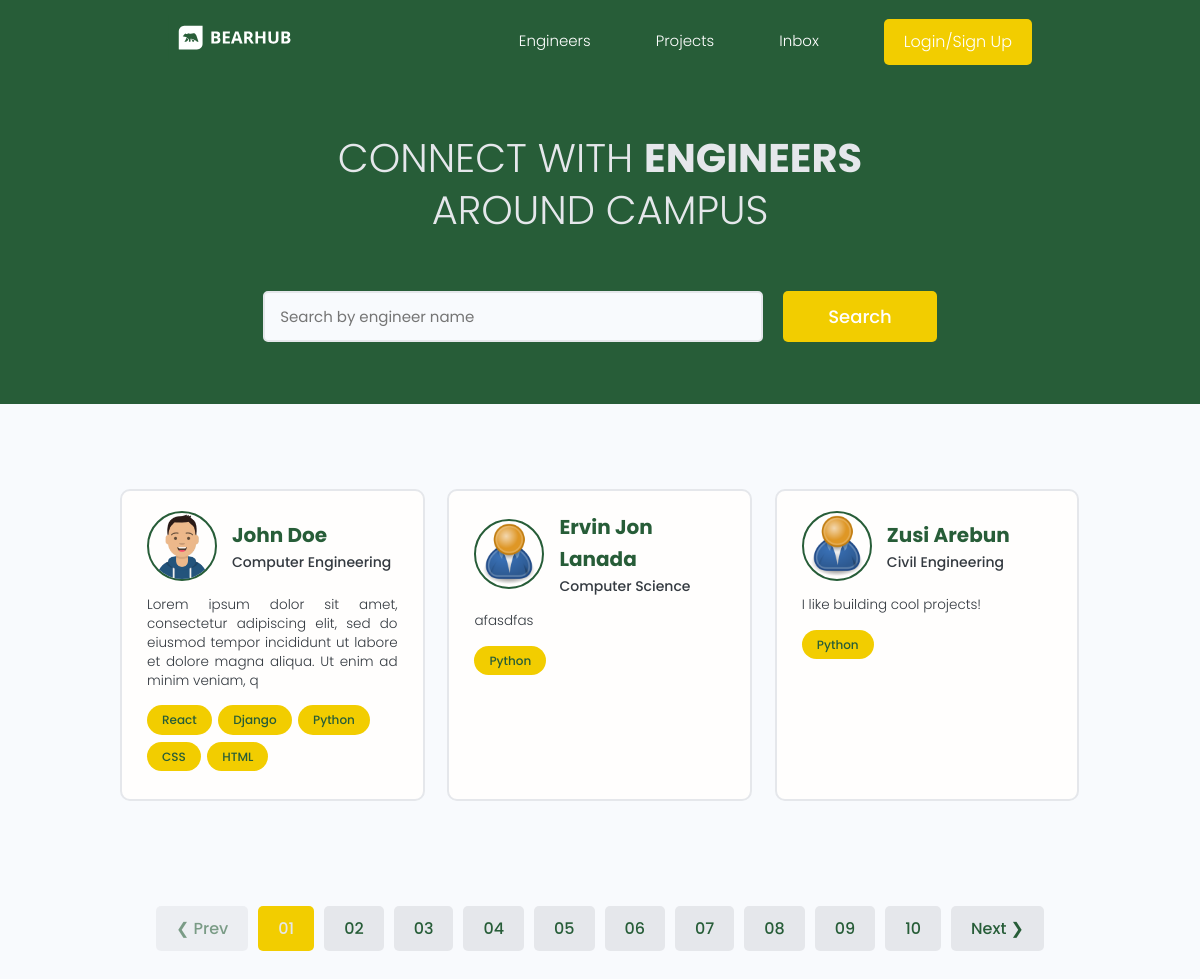
The app's page /, older data.
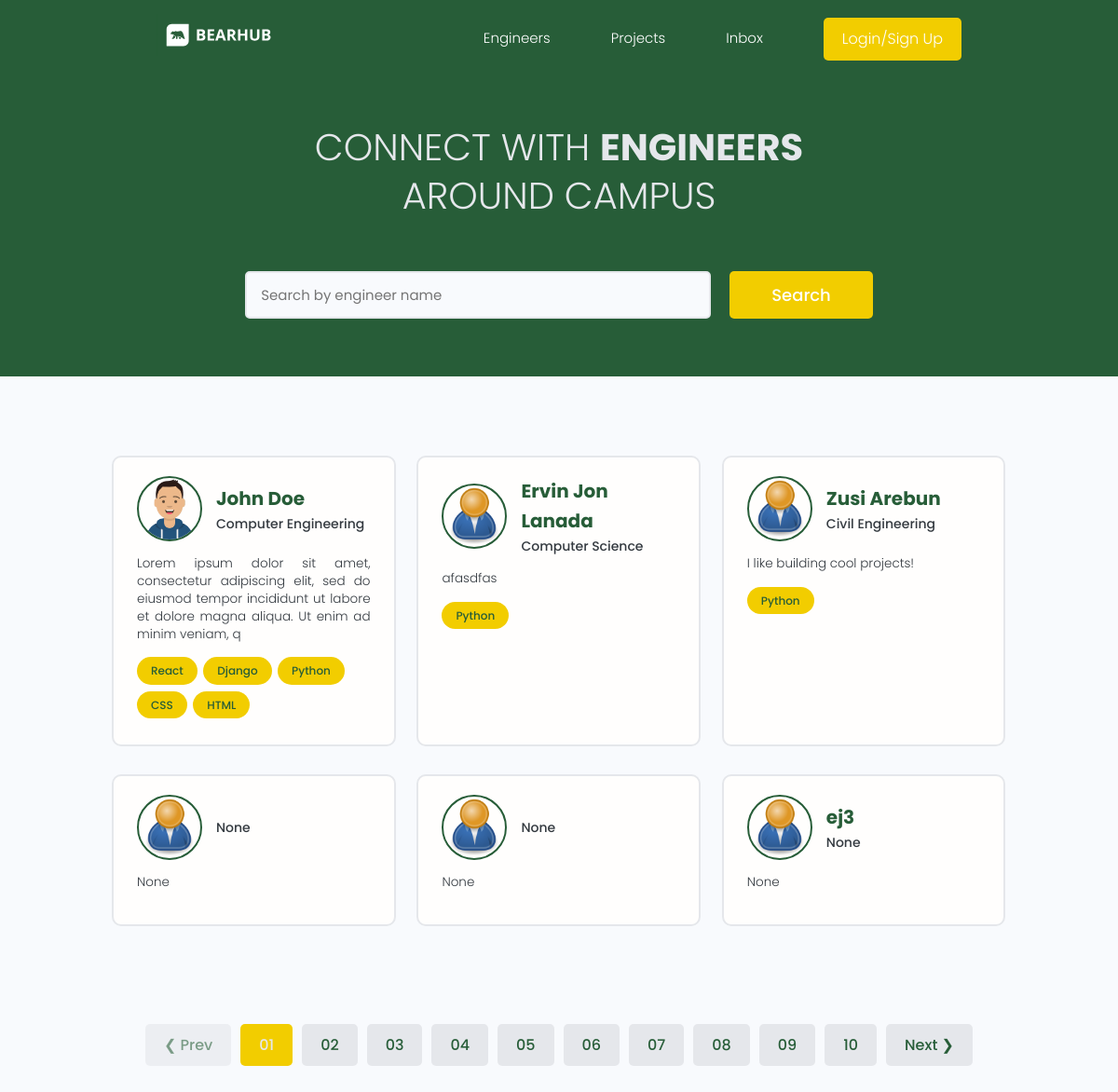
The same page, newer data.
### users/models.py (models this page shows, shortened)
class Profile(models.Model):
    user = models.OneToOneField(User, on_delete=models.CASCADE, null=True, blank=True)
    name = models.CharField(max_length=200, blank=True, null=True)
    email = models.EmailField(max_length=500, blank=True, null=True)
    username =  models.CharField(max_length=200, blank=True, null=True)
    major =  models.CharField(max_length=200, blank=True, null=True)
    headline = models.CharField(max_length=200, blank=True, null=True)
    bio = models.TextField(blank=True, null=True)
    profile_image = models.ImageField(null=True, blank=True, upload_to='profiles/', default="profiles/user-default.png")
    social_github = models.CharField(max_length=200, blank=True, null=True)
    social_stackoverflow = models.CharField(max_length=200, blank=True, null=True)
    social_twitter = models.CharField(max_length=200, blank=True, null=True)
    social_linkedin = models.CharField(max_length=200, blank=True, null=True)
    social_website = models.CharField(max_length=200, blank=True, null=True)
    created = models.DateTimeField(auto_now_add=True)
    id = models.UUIDField(default=uuid.uuid4, unique=True, primary_key=True, editable=False)

class Skill(models.Model):
    owner = models.ForeignKey(Profile, on_delete=models.CASCADE, null=True, blank=True)
    name = models.CharField(max_length=200, blank=True, null=True)
    description = models.TextField(null=True, blank=True)
    created = models.DateTimeField(auto_now_add=True)
    id = models.UUIDField(default=uuid.uuid4, unique=True, primary_key=True, editable=False)
    def __str__(self):
        return str(self.name)

### users/views.py (the view)
# urls.py: path('', views.profiles, name="profiles"),
def profiles(request):
    profiles = Profile.objects.all()
    context = {'profiles': profiles}
    return render(request, 'users/profiles.html', context)

### users/templates/users/profiles.html (shortened to what this page needs)
{% extends 'main.html' %}
{% block content %}
  <main class="home">
    <section class="hero-section text-center">
      <div class="container container--narrow">
        <div class="hero-section__box">
          <h2>CONNECT WITH <span>Engineers</span></h2>
          <h2>AROUND CAMPUS</h2>
        </div>
        <div class="hero-section__search">
          <form class="form" action="#" method="get">
            <div class="form__field">
              <input class="input input--text" id="formInput#search" type="text" name="text"
                placeholder="Search by engineer name" />
            </div>
            <input class="btn btn--sub btn--lg" type="submit" value="Search" />
          </form>
        </div>
      </div>
    </section>
    <section class="devlist">
      <div class="container">
        <div class="grid grid--three">
            {% for profile in profiles %}
            <div class="column card">
                <div class="dev">
                <a href="{% url 'user-profile' profile.id %}" class="card__body">
                    <div class="dev__profile">
                    <img class="avatar avatar--md" src="{{ profile.profile_image.url }}" alt="image" />
                    <div class="dev__meta">
                        <h3>{{profile.name}}</h3>
                        <h5>{{profile.major|slice:"60"}}</h5>
                    </div>
                    </div>
                    <p class="dev__info">{{profile.bio|slice:"150"}}</p>
                    <div class="dev__skills">
                    {% for skill in profile.skill_set.all|slice:"5" %}
                    <span class="tag tag--pill tag--main">
                        <small>{{skill}}</small>
                    </span>
                    {% endfor %}
                    </div>
                </a>
                </div>
            </div>
            {% endfor %}
        </div>
      </div>
    </section>
    <div class="pagination">
      <ul class="container">
        <li><a href="#" class="btn btn--disabled">&#10094; Prev</a></li>
        <li><a href="#" class="btn btn--sub">01</a></li>
        <li><a href="#" class="btn">02</a></li>
        <li><a href="#" class="btn">03</a></li>
        <li><a href="#" class="btn">04</a></li>
        <li><a href="#" class="btn">05</a></li>
        <li><a href="#" class="btn">06</a></li>
        <li><a href="#" class="btn">07</a></li>
        <li><a href="#" class="btn">08</a></li>
        <li><a href="#" class="btn">09</a></li>
        <li><a href="#" class="btn">10</a></li>
        <li><a href="#" class="btn">Next &#10095;</a></li>
      </ul>
    </div>
  </main>
{% endblock content %}

### templates/main.html (shortened to what this page needs)
<!DOCTYPE html>
{% load static %}
<html>
    <head>
        <link rel="stylesheet" href="{% static 'uikit/styles/uikit.css' %}" />
        <link rel="stylesheet" href="{% static 'styles/app.css' %}"" />
    <body>
        {% include 'navbar.html' %}
        {% block content %}
        {% endblock content %}
    </body>
</html>

### templates/navbar.html (shortened to what this page needs)
{% load static %}
<header class="header">
    <div class="container container--narrow">
      <a href="{% url 'profiles' %}" class="header__logo">
        <img src="{% static 'images/logo.svg' %}" alt="BearHub Logo" />
      </a>
      <nav class="header__nav">
        <ul class="header__menu">
          <li class="header__menuItem"><a href="{% url 'profiles' %}">Engineers</a></li>
          <li class="header__menuItem"><a href="{% url 'projects' %}">Projects</a></li>
          <li class="header__menuItem"><a href="">Inbox</a></li>
          {% if request.user.is_authenticated %}
          <li class="header__menuItem"><a href="{% url 'create-project' %}">Add Project</a></li>
          <li class="header__menuItem"><a href="{% url 'logout' %}" class="btn btn--sub">Logout</a></li>
          {% else %}
          <li class="header__menuItem"><a href="{% url 'login' %}" class="btn btn--sub">Login/Sign Up</a></li>
          {% endif %}
        </ul>
      </nav>
    </div>
  </header>

### static/styles/app.css (style rules this page uses)
:root { --color-sub: #275D38; }
.btn--sub { background-color: var(--color-sub-light); }
.card { border: 2px solid var(--color-light); }
img { width: 100%; }
.header { position: sticky; z-index: 111; background-color: var(--color-sub); padding: 1.5rem 0; }
.header > .container { display: flex; justify-content: space-between; align-items: center; }
.header__logo > img { height: 4.5rem; }
.header__nav > ul { display: inline-flex; align-items: center; list-style: none; gap: 6.5rem; }
.header__menuItem > a { color: var(--color-sub-lighter); font-weight: 300; }
.hero-section { height: 40vh; display: flex; align-items: center; background-color: var(--color-sub); }
.hero-section__box { margin-bottom: 4rem; }
.hero-section__box > h2, .hero-section__box > h2 > span { font-size: 4rem; color: var(--color-light); line-height: 1.3; text-transform: uppercase; }
.hero-section__box > h2 { font-weight: 300; }
.hero-section__box > h2 > span { font-weight: 700; }
.hero-section__search > .form { display: flex; align-items: center; justify-content: center; gap: 2rem; }
.hero-section__search > .form input.input--text { width: 50rem; }
.devlist { margin-top: 8rem; }
.devlist .grid { align-items: stretch; }
.devlist .dev .dev__profile { display: flex; align-items: center; gap: 1.5rem; }
.devlist .dev .dev__meta h3 { color: var(--color-sub); font-size: 2rem; font-weight: 700; }
.devlist .dev .dev__meta h5 { color: var(--color-text); font-size: 1.4rem; font-weight: 500; }
.devlist .dev .dev__info { margin: 1.5rem 0; font-size: 1.35rem; line-height: 1.4; text-align: justify; }
.pagination { margin-top: 8rem; margin-bottom: 10rem; }
.pagination > ul { flex-wrap: wrap; list-style: none; display: flex; align-items: center; justify-content: center; gap: 1rem; }
.pagination .btn { color: var(--color-sub); }
.pagination .btn.btn--sub { color: var(--color-light); }
.card { display: flex; flex-direction: column; }

### static/uikit/styles/modules/_variables.css (style rules this page uses)
:root { --color-main: #275D38; --color-main-light: #F2CD00; --color-sub: #007A33; --color-sub-light: #F2CD00; --color-sub-lighter: #ffffff; --color-text: #343a40; --color-gray: #8b8b8b; --color-light: #e5e7eb; --color-light-gray: #767676; --color-bg: #f8fafd; --color-white: #fffefd; --color-white-light: #f3f3f3; --color-success: #359e64; --color-success-bg: #def8e8; --color-error: #fc4b0b; --color-error-bg: #fff2ee; --font-base: 'Poppins', arial, helvetica, 'Segoe UI', roboto, ubuntu, sans-serif; --font-monospace: 'Fira Code', 'Courier New', courier, monospace; --font-regular: 300; --font-medium: 500; --font-bold: 700; --generic-shadow: 1px 1px 5px #00000010; --generic-transition: all 0.3s ease-in-out; }

### static/uikit/styles/modules/_base.css (style rules this page uses)
* { margin: 0; padding: 0; box-sizing: border-box; text-rendering: optimizeLegibility; color: inherit; font-size: inherit; }
html { font-size: 50%; }
@media only screen and (min-width: 480px) { html { font-size: 56.25%; } }
@media only screen and (min-width: 1200px) { html { font-size: 62.5%; } }
body { line-height: 1.6; font-weight: 400; font-size: 1.5rem; color: var(--color-text); background-color: var(--color-bg); min-height: 100vh; }

### static/uikit/styles/modules/_typography.css (style rules this page uses)
* { font-family: var(--font-base); }
h2 { font-size: 3.6rem; font-weight: var(--font-bold); }
h3 { font-size: 3.2rem; font-weight: var(--font-medium); }
h5 { font-size: 2.4rem; font-weight: var(--font-medium); }
h5, h6 { font-weight: var(--font-regular); }
p, span, strong { font-size: 1.6rem; color: var(--color-text); font-weight: var(--font-regular); }
a { padding-bottom: 2px; text-decoration: none; display: inline-block; color: var(--color-main); font-weight: var(--font-medium); }

### static/uikit/styles/modules/_utilities.css (style rules this page uses)
.container { width: 92%; max-width: 165rem; margin: 0 auto; box-sizing: border-box; }
.container--narrow { width: 92%; max-width: 120rem; }
@media screen and (min-width: 1000px) { .container { width: 90%; } }
@media screen and (min-width: 1000px) { .container--narrow { width: 85%; } }
@media screen and (min-width: 1200px) { .container { width: 80%; } }
@media screen and (min-width: 1200px) { .container--narrow { width: 72%; } }
.text-center { text-align: center; }

### static/uikit/styles/modules/_avatar.css (style rules this page uses)
.avatar { border-radius: 50%; border: 2px solid var(--color-main); object-fit: cover; }
.avatar--md { height: 7rem; width: 7rem; }

### static/uikit/styles/modules/_card.css (style rules this page uses)
.card { border-radius: 1rem; background-color: var(--color-white); border: 1.5px solid var(--color-light); width: auto; height: auto; margin-top: 0.5rem; margin-bottom: 0.5rem; overflow: hidden; }
.card__body, .card__header { padding: 2rem 2.5rem; }

Row changes from the older to the newer data that the page shows:
added Profile: profile_image (placeholder picture), major "None", bio "None"
added Profile: profile_image (placeholder picture), major "None", bio "None"
added Profile: profile_image (placeholder picture), name "ej3", major "None", bio "None"
